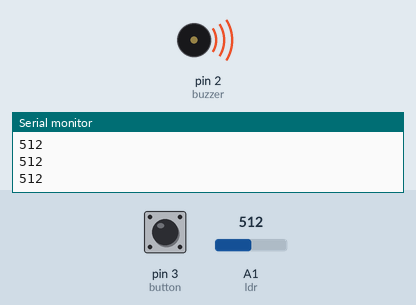
This sketch was run on a simulated Arduino Uno, built with avr-gcc and run on an emulated ATmega328P. Parts: buzzer (waves = sounding), the last lines printed to the serial monitor. The inputs (shaded band) are chosen by the test bench; at power-on: A1 (ldr) = 512, pin 3 (button) LOW.

Above: at 1.2 s.
1.3 s: A1 (ldr) set to 408
2.8 s: A1 (ldr) set to 393
At 3.3 s:
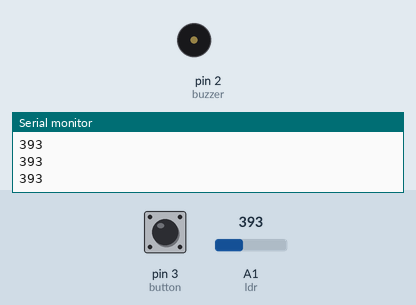
4.3 s: A1 (ldr) set to 410
At 5.5 s:
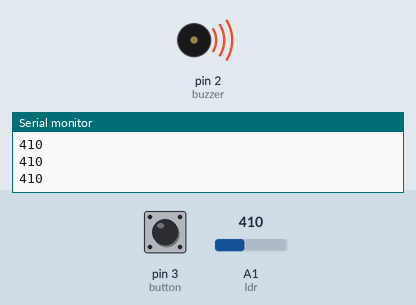
5.8 s: A1 (ldr) set to 390
At 7.1 s:
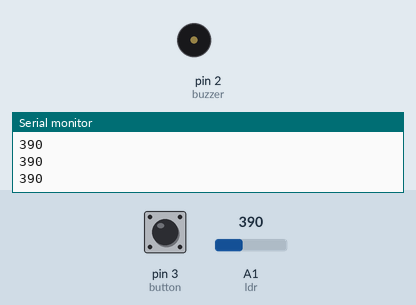
Timing chart, 0 to 8.3 s (numbered marks = the images above; inputs shaded):
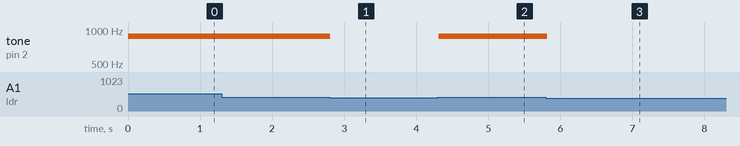

Measured:
- the behaviour switches between 401 and 400 on A1 (ldr) (found by bisection; images 0 and 1)
- after the input at 2.8 s, tone on pin 2 (buzzer): 880 Hz → silent at once
- after the input at 4.3 s, tone on pin 2 (buzzer): silent → 880 Hz at once
- after the input at 5.8 s, tone on pin 2 (buzzer): 880 Hz → silent at once

The sketch:

SensoresExemplo_03.ino
```cpp
// Sensores - Exemplo 3

const int ldr = A1;
const int buzzer = 2;
const int button =  3;


void setup() {
  Serial.begin(9600);
  pinMode(button, INPUT);
}

void loop() {
  int valLDR = analogRead(ldr);
  int valButton = digitalRead(button);

  Serial.println(valLDR);

  if (valLDR > 400) {
    tone(buzzer, 880);
  } else {
    noTone(buzzer);
  }

/*
  if (valButton == LOW) {
       tone(buzzer, 440);
  } else {
       noTone(buzzer);
  }
*/
  delay(100);

}
```
